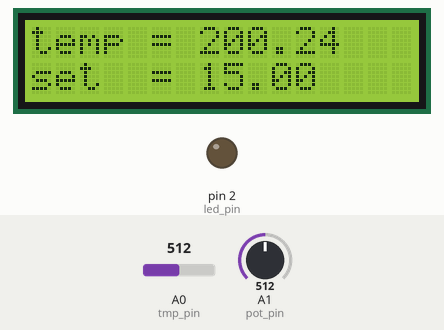
Recording of a sketch running on a simulated Arduino Uno, built with avr-gcc and run on an emulated ATmega328P. On the bench: 16×2 character LCD, output pins drawn as LEDs (lit = HIGH). Inputs (shaded band) come from the test bench; at power-on: A0 (tmp_pin) = 512, A1 (pot_pin) = 512. What the sketch prints to the serial monitor is not drawn.

Above: at 5.6 s.
5.7 s: A0 (tmp_pin) set to 147
At 11.1 s:
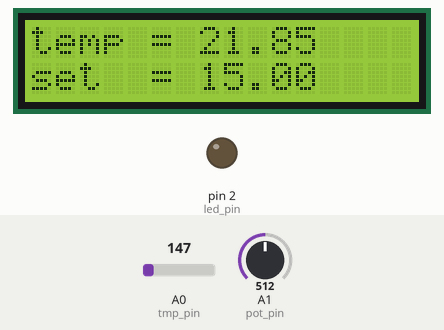
11.5 s: A0 (tmp_pin) set to 120
At 15.4 s:
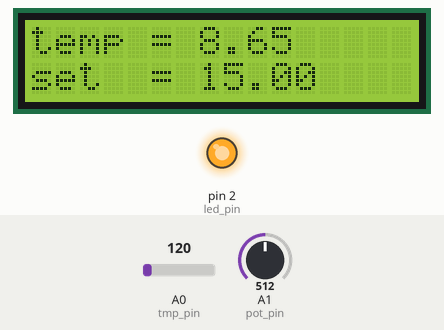
16.5 s: A1 (pot_pin) set to 716
At 20.4 s:
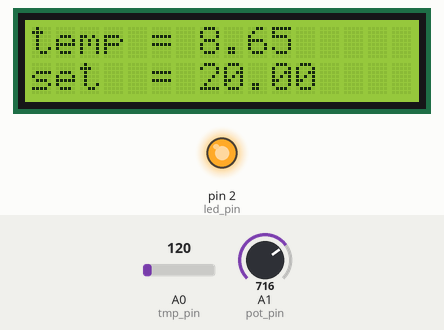
21.5 s: A1 (pot_pin) set to 900
At 25.4 s:
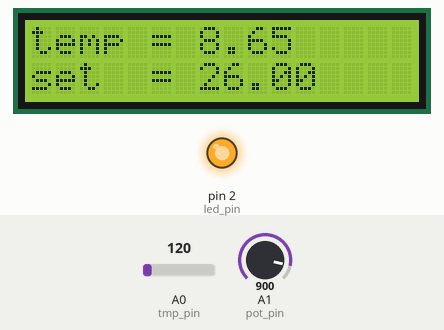
26.5 s: A0 (tmp_pin) set to 0
At 31.1 s:
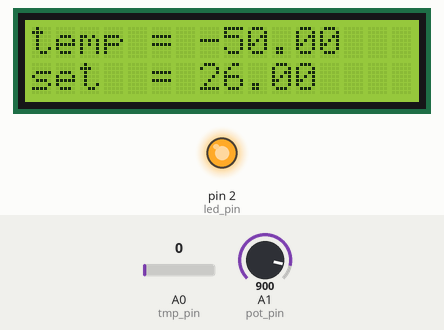
31.5 s: A1 (pot_pin) set to 1023
At 35.4 s:
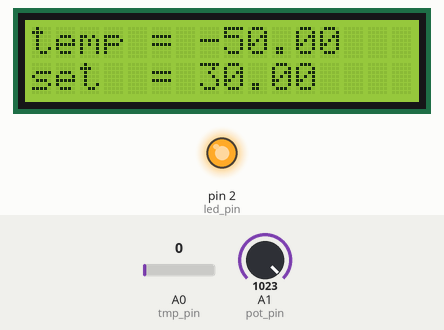
Timing chart, 0 to 36.9 s (numbered marks = the images above; inputs shaded):
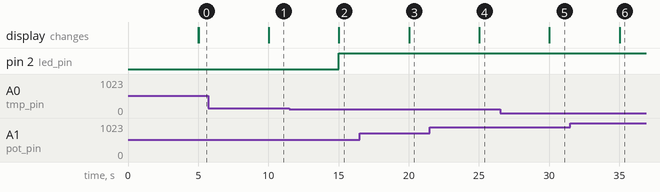

Measured:
- the behaviour switches between 133 and 132 on A0 (tmp_pin) (found by bisection; images 1 and 2)
- after the input at 5.7 s, the display: changes after 4.3 s (image 1)
- after the input at 11.5 s, pin 2 (led_pin): LOW → HIGH after 3.5 s; the display: changes after 3.5 s (image 2)
- after the input at 16.5 s, the display: changes after 3.5 s (image 3)
- after the input at 21.5 s, the display: changes after 3.5 s (image 4)
- after the input at 26.5 s, the display: changes after 3.5 s (image 5)
- after the input at 31.5 s, the display: changes after 3.5 s (image 6)

The sketch:

thermostat_lcd.ino
```cpp
/*
 * thermostat.ino
 *
 * simple program to read the temperature from a tmp36 every 5s and
 * display on the serial monitor
 */

// include lcd library
#include <LiquidCrystal.h>

// create an lcd object
LiquidCrystal lcd(6, 7, 8, 9, 10, 11);

// set pin numbers
const int led_pin = 2;
const int tmp_pin = A0;
const int pot_pin = A1;

// state machine variables ...
long previous_time  = 0;
long query_interval = 5000;

// thermostat temperature
float setpoint = 0.0;

// CODE

// set up code
void setup()
{
  // set up the serial connection to enable debugging
  Serial.begin(9600);

  // start the lcd
  lcd.begin(16,2);

  // set the pin i/o
  pinMode(led_pin, OUTPUT);
}

// main program
void loop()
{
  // get the current time this time round the loop
  unsigned long current_time = millis();

  // if it's time to query the temperature sensor ...
  if ((current_time - previous_time) >= query_interval)
  {
    // save the time
    previous_time = current_time;

    // get the temperature and print it
    float temperature = get_temperature();
    Serial.print("Temperature value: ");
    Serial.println(temperature, DEC);

    // print the temperature on the top line
    lcd.setCursor(0,0);
    lcd.print("temp = ");
    lcd.print(temperature);
    lcd.print("    ");

    // get the value of the thermostat and print it
    float setpoint = get_setpoint();
    Serial.print("Thermostat set to: ");
    Serial.println(setpoint, DEC);

    // print the thermostat setting on the bottom line
    lcd.setCursor(0,1);
    lcd.print("set  = ");
    lcd.print(setpoint);
    lcd.print("    ");

    // check if the heating needs turning on
    if (temperature < setpoint)
    {
      digitalWrite(led_pin, HIGH);
    }
    else
    {
      digitalWrite(led_pin, LOW);
    }
  }
}

// read temperature method
float get_temperature()
{
  // get the value of the tmp36 (we read the analog pin twice in quick succession
  // so that the reading remains stable - see arduino forums for more information)
  analogRead(tmp_pin);
  delay(10);
  int tmp_val = analogRead(tmp_pin);

  // do temperature conversion
  float voltage = (tmp_val * 5.0) / 1023.0;
  float temperature = ((voltage - 0.5) * 1000.0) / 10.0;

  return temperature;
}

// read temperature method
float get_setpoint()
{
  // get the value of the potentiometer (we read the analog pin twice in quick succession
  // so that the reading remains stable - see arduino forums for more information)
  analogRead(pot_pin);
  delay(10);
  int thermostat_val = analogRead(pot_pin);

  // remap to sensible limits (0 - 30)
  thermostat_val = map(thermostat_val, 0, 1023, 0, 30);

  return thermostat_val;
}
```
